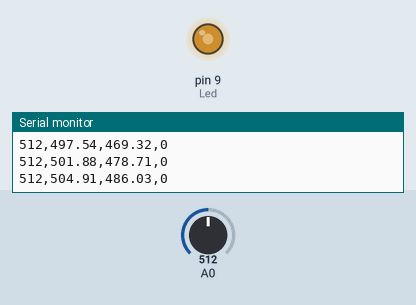
A sketch run on a simulated Arduino Uno, built with avr-gcc and run on an emulated ATmega328P. On the bench: output pins drawn as LEDs (lit = HIGH), the last lines printed to the serial monitor. The test bench sets the inputs (shaded band); at power-on: A0 = 512.

Above: at 1.25 s.
1.3 s: A0 set to 306
2.8 s: A0 set to 511
At 5.5 s:
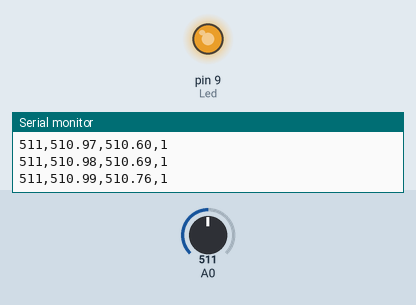
5.8 s: A0 set to 900
At 8.6 s:
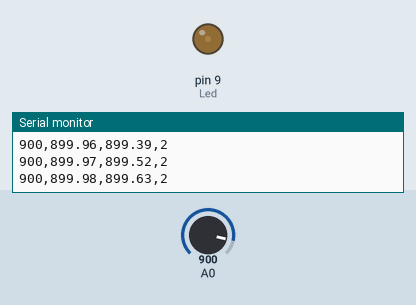
8.8 s: A0 set to 122
At 9.7 s:
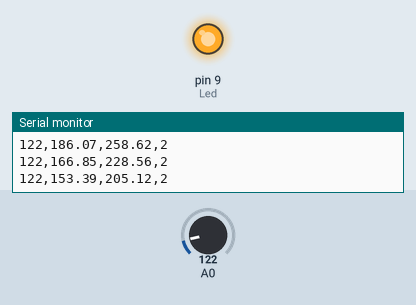
Timing chart, 0 to 11.3 s (numbered marks = the images above; inputs shaded):
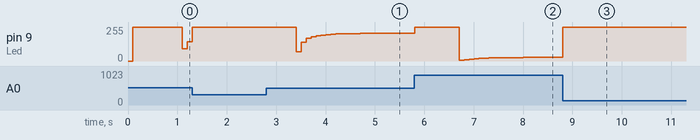

The sketch:

Deteccao_de_contracao_v3_10hz.ino
```cpp
  /////////////////////////////////////////////////////////////////////////////////////////////////////////////
//Luís Kenzo Takayama
//Aquisição de sinais EMG - utilizando módulo EMG com filtro RC na saída
/////////////////////////////////////////////////////////////////////////////////////////////////////////////

// > Mudar Frequência de amostragem para 6 (Mín) e testar
// > Coletar Serial Print de um esquema de contração -> Fazer gráfico indicando resultado

/////////////////////////////////////////////////////////////////////////////////////////////////////////////

//DECLARAÇÃO DE VARIÁVEIS

//Parâmetros
long frequencia = 10;             //frequência de aquisição do sinal, neste caso, 1000 sinais por segundo
float fator1 = 0.30, fator2 = 0.22; //parâmetros de médias móveis
float incerteza = 60;             //Para cálculo de  cruzamento
float pico_basal = 130;           // Mínimo para ser considerado um pico de contração
unsigned long filtro_horizontal = 1500000UL;


//Matemáticas e variáveis auxiliares
unsigned long atraso_us = (1000000.0/frequencia);//Matemática para encontrar o período em us com a frequência inserida
int medida;
unsigned long tempo_atual, tempo_anterior;
float mediaMovel_1, mediaMovel_2=0;       //Para começar os cálculos, mas isto deixa os primeiros valores inclinados ao zero
float mediaMovel_2_UP,mediaMovel_2_DOWN;
int Cruzamento,Soma_Cruzamento,contracao=0;
unsigned long tempo_cruzamento_atual, tempo_cruzamento_anterior;
int Led = 9; // Porta PWM


void setup() {
  Serial.begin(115200);                 //em 115200 permite amostragem de até 2000hz
  Serial.println("Configuracao_ok!");
  tempo_anterior = micros();            //Condição inicial - Retorna tempo em microsegundos desde que Arduino começou a executar o programa
  tempo_cruzamento_anterior=micros();   //Condição inicial
  pinMode(Led , OUTPUT);


  //Títulos dos dados no serial print
  Serial.print("Biceps_D,");
  Serial.print("mediaMovel_1,");
  Serial.print("mediaMovel_2,");
  Serial.println("Contracao");
}

void loop() {
    tempo_atual = micros();
    pico_basal = mediaMovel_2 + 50;

    // o abs() evita problemas com overflow da função micros()
    if (abs(tempo_atual - tempo_anterior) >= atraso_us) { //Quando a diferença de tempo for >= ao Passo, fazemos a coleta do dado = AMOSTRAGEM
      tempo_anterior = tempo_atual;       //Redefine o tempo anterior para a próxima iteração
      medida = analogRead(A0);            //Coleta dado
      Serial.print(medida);
      Serial.print(",");

      int pwm = map(medida, pico_basal, 500, 0, 255); // Converte medida do módulo EMG em intensidade de luz
      analogWrite(Led, pwm);

      //Cálculos de médias móveis
      mediaMovel_1 = mediaMovel_1*(1-fator1)+ medida*(fator1);
      mediaMovel_2 = mediaMovel_2*(1-fator2)+ medida*(fator2);
      mediaMovel_2_UP = mediaMovel_2+incerteza;
      mediaMovel_2_DOWN = mediaMovel_2-incerteza;

      // Detectação se houve cruzamento das médias - Filtro vertical
      if(mediaMovel_1 < mediaMovel_2_UP   &&
         mediaMovel_1 > mediaMovel_2_DOWN &&
         mediaMovel_1>pico_basal){

        tempo_cruzamento_atual=micros();

        //Se houve cruzamento em período maior que o filtro horizontal, então houve contração
        if ((tempo_cruzamento_atual-tempo_cruzamento_anterior)>= filtro_horizontal){
          contracao++;
          tempo_cruzamento_anterior=tempo_cruzamento_atual;
        }
      }
      Serial.print(mediaMovel_1);
      Serial.print(",");
      Serial.print(mediaMovel_2);
      Serial.print(",");
      Serial.println(contracao);
    }
}
```

Measured:
- after the input at 2.8 s, pin 9 (Led): 255/255 → 68/255 after 0.61 s, → 142/255 0.10 s later, → 170/255 0.10 s later, → 183/255 0.10 s later, … (14 changes in this stretch)
- after the input at 5.8 s, pin 9 (Led): 208/255 → 255/255 at once, → 5/255 0.90 s later, → 10/255 0.10 s later, → 14/255 0.10 s later, … (12 changes in this stretch)
- after the input at 8.8 s, pin 9 (Led): 27/255 → 255/255 at once
